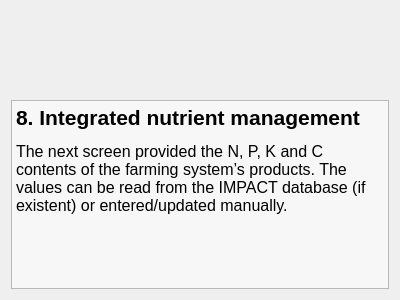
<?xml version="1.0" encoding="UTF-8"?>
<ui version="4.0">
 <class>NKPCCover</class>
 <widget class="QWidget" name="NKPCCover">
  <property name="geometry">
   <rect>
    <x>0</x>
    <y>0</y>
    <width>400</width>
    <height>300</height>
   </rect>
  </property>
  <property name="windowTitle">
   <string>Form</string>
  </property>
  <layout class="QVBoxLayout" name="verticalLayout">
   <item>
    <spacer name="verticalSpacer">
     <property name="orientation">
      <enum>Qt::Vertical</enum>
     </property>
     <property name="sizeHint" stdset="0">
      <size>
       <width>20</width>
       <height>93</height>
      </size>
     </property>
    </spacer>
   </item>
   <item>
    <widget class="QTextEdit" name="textEdit">
     <property name="palette">
      <palette>
       <active>
        <colorrole role="Base">
         <brush brushstyle="SolidPattern">
          <color alpha="127">
           <red>255</red>
           <green>255</green>
           <blue>255</blue>
          </color>
         </brush>
        </colorrole>
       </active>
       <inactive>
        <colorrole role="Base">
         <brush brushstyle="SolidPattern">
          <color alpha="127">
           <red>255</red>
           <green>255</green>
           <blue>255</blue>
          </color>
         </brush>
        </colorrole>
       </inactive>
       <disabled>
        <colorrole role="Base">
         <brush brushstyle="SolidPattern">
          <color alpha="255">
           <red>244</red>
           <green>244</green>
           <blue>244</blue>
          </color>
         </brush>
        </colorrole>
       </disabled>
      </palette>
     </property>
     <property name="autoFillBackground">
      <bool>false</bool>
     </property>
     <property name="readOnly">
      <bool>true</bool>
     </property>
     <property name="html">
      <string>&lt;!DOCTYPE HTML PUBLIC &quot;-//W3C//DTD HTML 4.0//EN&quot; &quot;http://www.w3.org/TR/REC-html40/strict.dtd&quot;&gt;
&lt;html&gt;&lt;head&gt;&lt;meta name=&quot;qrichtext&quot; content=&quot;1&quot; /&gt;&lt;style type=&quot;text/css&quot;&gt;
p, li { white-space: pre-wrap; }
&lt;/style&gt;&lt;/head&gt;&lt;body style=&quot; font-family:'Sans Serif'; font-size:12pt; font-weight:400; font-style:normal;&quot;&gt;
&lt;p style=&quot; margin-top:12px; margin-bottom:0px; margin-left:0px; margin-right:0px; -qt-block-indent:0; text-indent:0px;&quot;&gt;&lt;span style=&quot; font-size:16pt; font-weight:600;&quot;&gt;8. Integrated nutrient management&lt;/span&gt;&lt;/p&gt;
&lt;p style=&quot; margin-top:12px; margin-bottom:0px; margin-left:0px; margin-right:0px; -qt-block-indent:0; text-indent:0px;&quot;&gt;The next screen provided the N, P, K and C contents of the farming system’s products. The values can be read from the IMPACT database (if existent) or entered/updated manually.&lt;/p&gt;&lt;/body&gt;&lt;/html&gt;</string>
     </property>
    </widget>
   </item>
  </layout>
 </widget>
 <resources/>
 <connections/>
</ui>
